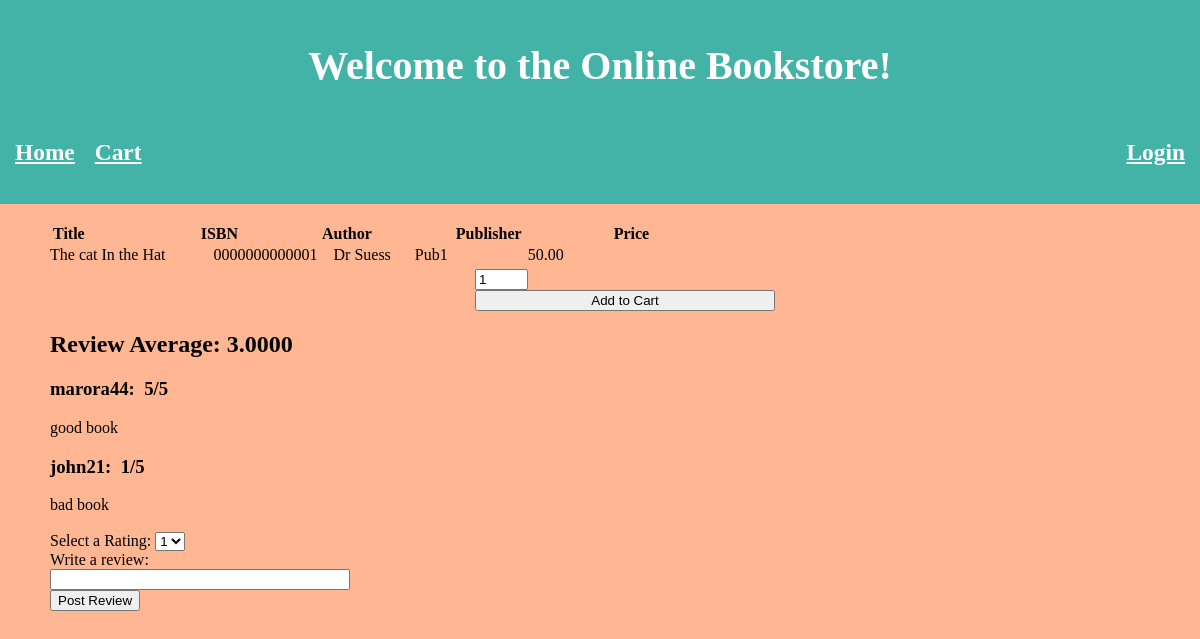
Screenshot of /Book.php?isbn=0000000000001 with the database file from the repository.
### tables this page shows
create table Book (
  isbn char(13),
  title varchar(50),
  authorID int,
  genre varchar(20),
  price decimal(10,2),
  isDigital boolean,      
  isPhysical boolean,     
  pubID int,
  quantity int,
  primary key(isbn),
  foreign key (pubID) references Publisher(id),
  foreign key (authorID) references Author(id)
);

create table Author (
  id int auto_increment,
  firstname varchar(30),
  lastname varchar(30),
  primary key(id)
);

create table Publisher (
  id int auto_increment,
  password varchar(20),
  name varchar(30),
  primary key(id, name)
);

create table Review (
  id int auto_increment,
  isbn char(13),
  rtext varchar(500),
  rating int,
  username varchar(20),
  primary key(id),
  foreign key (isbn) references Book(isbn),
  foreign key (username) references AccountHolder(username),
  CHECK (rating >= 0 AND rating <= 5)
);

### Book.php (the view, shortened to what this page needs)
<?php
if (isset($_SESSION['isbn'])) $isbn = $_SESSION['isbn'];
$query = "SELECT * from Book where isbn = $isbn";
$title = "";
$headerOutput = "<h1>Welcome to the Online Bookstore!</h1>
                        <h3><p> $title </p></h3>";
include('header.php');
require_once "config.php";
?>
<html>
<div class="page">
    <table>
        <tr>
            <th>Title&ensp;&ensp;&ensp;&ensp;&ensp;&ensp;&ensp;&ensp;&ensp;&ensp;&ensp;&ensp;&ensp;&ensp;</th>
            <th>ISBN&ensp;&ensp;&ensp;&ensp;&ensp;&ensp;&ensp;&ensp;&ensp;&ensp;</th>
            <th>Author&ensp;&ensp;&ensp;&ensp;&ensp;&ensp;&ensp;&ensp;&ensp;&ensp;</th>
            <th>Publisher&ensp;&ensp;&ensp;&ensp;&ensp;&ensp;&ensp;&ensp;&ensp;&ensp;&ensp;</th>
            <th>Price</th>
        </tr>
    </table>
<?php
$result = mysqli_query($dbConnect, $query);
while ($row = mysqli_fetch_assoc($result)) {
    echo $row['title'];
    echo $row['isbn'];
    $instock = $row['quantity'] > 0;
    $author = $row['authorID'];
    $publisher = $row['pubID'];
    $resultauthor = mysqli_query($dbConnect, "SELECT firstname, lastname from author where id = $author");
    while ($rowauthor = mysqli_fetch_assoc($resultauthor)) {
        echo $rowauthor['firstname'] . " " . $rowauthor['lastname'];
    }
    $resultpublisher = mysqli_query($dbConnect, "SELECT name from publisher where id = $publisher");
    while ($rowpublisher = mysqli_fetch_assoc($resultpublisher)) {
        echo $rowpublisher['name'];
    }
    echo $row['price'];
}
?>
<td>
    <form style="margin: 5 auto;" action="<?php echo htmlspecialchars($_SERVER["PHP_SELF"]); ?>" method="POST">
        <input name="quantity" style="width: 4em" type="number" step="1" min="1" max="<?= $row['quantity'] ?>" <?= $instock ? "value=\"1\"" : "value=\"0\" disabled" ?>>
        <input type="submit" <?= $instock ? "value=\"Add to Cart\"" : "value=\"Out of Stock\" disabled" ?> name="cart">
    </form>
</td>
<?php
$queryavgrating = "SELECT avg(rating) as avgrating from review where isbn = $isbn";
$avgrating = mysqli_query($dbConnect, $queryavgrating);
while ($row = mysqli_fetch_assoc($avgrating)) {
    echo "<h2>Review Average: " . $row['avgrating'] . "</h2>";
}
$queryreviews = "SELECT rating, rtext, username from review where isbn = $isbn";
$reviews = mysqli_query($dbConnect, $queryreviews);
while ($row = mysqli_fetch_assoc($reviews)) {
    $review = $row['rtext'];
    $rating = $row['rating'];
    $username = $row['username'];
    echo "<h3>" . $username . ":&ensp;" . $rating . "/5</h3>";
    echo $review;
}
?>
<br><br>
<form method="POST">
    <label for="rating">Select a Rating:</label>
    <select name="rating" id="rating">
        <option value=1>1</option>
    </select>
    <br>
    <label for="newreview">Write a review:</label><br>
    <input type="text" id="newreview" name="newreview"><br>
    <div class="input-group">
        <button type="submit" class="btn" name="submitreview">Post Review</button>
    </div>
</form>
</div>
</html>

### header.php (shortened to what this page needs)
<html>
	<head>
	</head>
	<body>
        <div class="header">
          <?php echo $headerOutput;
		  $home = "<h3 style=\"float: left;\"><a style=\"color: white;\" href=\"index.php\"> Home </a></h3>";
		  $logout = isset($_SESSION['userMode']) && $_SESSION['userMode'] != "guest" ? "<h3 style=\"float: right;\"><a style=\"color: white;\" href=\"logout.php\"> Logout </a></h3>" : "<h3 style=\"float: right;\"><a style=\"color: white;\" href=\"loginAccount.php\"> Login </a></h3>";
		  ?>
		  <?= $home.$logout ?>
		  <h3 style="float: left;"><a style="color: white; padding: 20px;" href="shoppingcart.php"> Cart </a></h3>
        </div>
	</body>
	<br>
</html>

### header.php (style rules this page uses)
html { background-color: #FFB693; }
form { width: 300; clear: both; }
form input { width: 100%; clear: both; }
body { margin: 0; }
.header { padding: 15px; text-align: center; background: #44B3A7; color: white; font-size: 20px; overflow: hidden; }
.page { padding-left: 50px; }

### rows the page displays
book: title "The cat In the Hat", isbn "0000000000001", price "50.00", quantity "1", cart "Add to Cart"
author: firstname "Dr", lastname "Suess"
publisher: name "Pub1"
review: username "marora44", rating "5", rtext "good book"
review: username "john21", rating "1", rtext "bad book"

### other values shown
$row['avgrating'] "3.0000"
